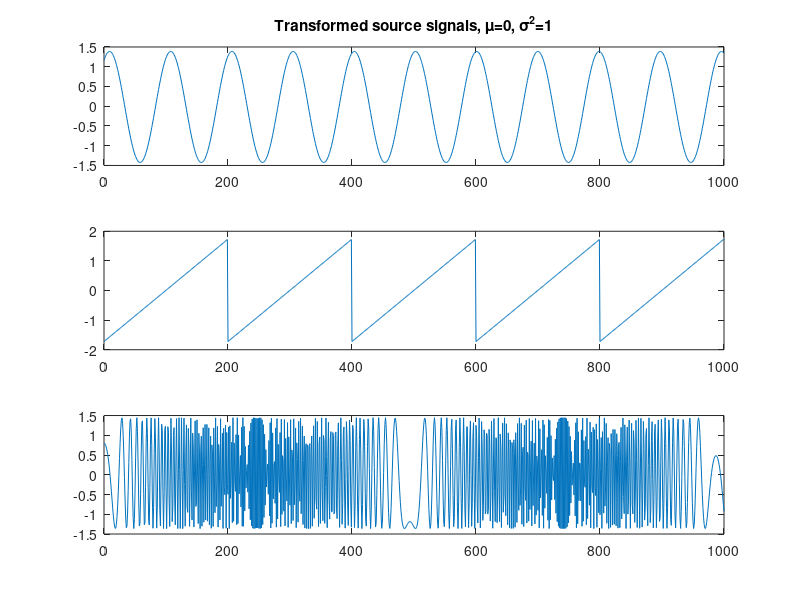

The MATLAB source for this figure: (Note: this script raises an error after producing the figure.)
function [xx  x]= gen()
%Generating the sources (Doubles indicate tilde, f.eks. xx=x.tilde)
tt=[0:0.1:100]; 
vv=sin(1+tt*2/pi);
w1=[-1:0.01:1-0.01];
ww=[w1 w1 w1 w1 w1 1];
uu=cos(1+tt.^2*2/pi);
SS=[vv;ww;uu];

%Transform sources to mean=0
myv=mean(vv);
myu=mean(uu);
myw=mean(ww);
v=vv-myv;
v=v/std(v);
w=ww-myw;
w=w/std(w);
u=uu-myu;
u=u/std(u);
S=[v;w;u];
%Covariance matrices
M=length(tt);
ES=(S*S')./M;
%Plot the original sources transformed for reference
subplot(3,1,1);
plot(0:1000,S(1,:));
title('Transformed source signals, \mu=0, \sigma^2=1');
subplot(3,1,2);
plot(0:1000,S(2,:));
subplot(3,1,3);
plot(0:1000,S(3,:));

% Mixing matrix
A=[1 2 1 ; 3 4 5; 4 1 2];
x=A*S;

%%%%%%%%%%%%%%%%%%%%%%%%%%%%%%%%%%%%%%%%
EX=(x*x')./length(x);
%Transform x so the covariance matrix E[xx*xx']=I, using the inverse square
%root.
Q=eigroot(EX);
xx=Q\x;
figure;
subplot(3,1,1);
plot(0:1000,xx(1,:));
title('Transformed microphone signals');
subplot(3,1,2);
plot(0:1000,xx(2,:));
subplot(3,1,3);
plot(0:1000,xx(3,:));